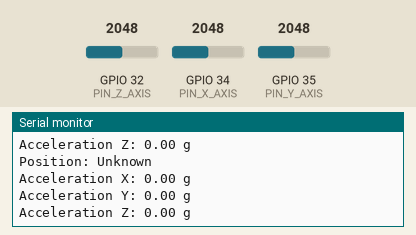
Bench run of a sketch on a simulated ESP32. Parts: the last lines printed to the serial monitor. Inputs (shaded band) come from the test bench; at power-on: GPIO 32 (PIN_Z_AXIS) = 2048, GPIO 34 (PIN_X_AXIS) = 2048, GPIO 35 (PIN_Y_AXIS) = 2048.

Above: at 1.8 s.
1.9 s: GPIO 32 (PIN_Z_AXIS) set to 2866
At 2.8 s:
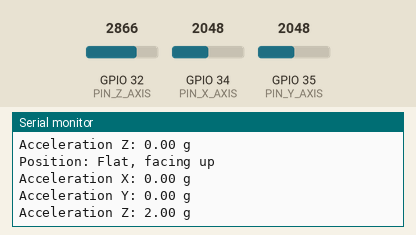
4.5 s: GPIO 32 (PIN_Z_AXIS) set to 1228
At 5.8 s:
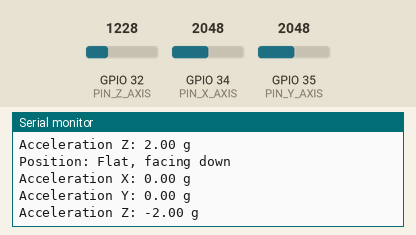
7.5 s: GPIO 34 (PIN_X_AXIS) set to 2866
At 8.5 s:
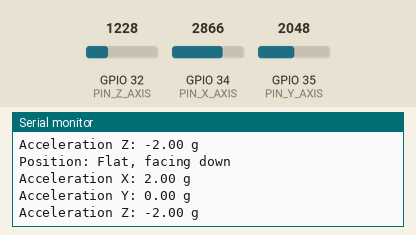
9.0 s: GPIO 32 (PIN_Z_AXIS) set to 2047
At 9.4 s:
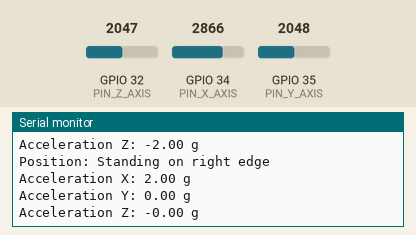
11.5 s: GPIO 34 (PIN_X_AXIS) set to 1228
At 12.9 s:
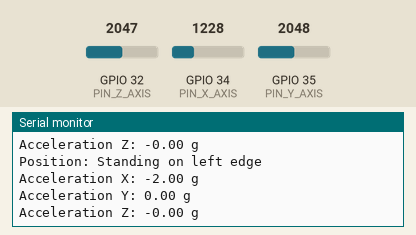
14.5 s: GPIO 35 (PIN_Y_AXIS) set to 2866
At 15.9 s:
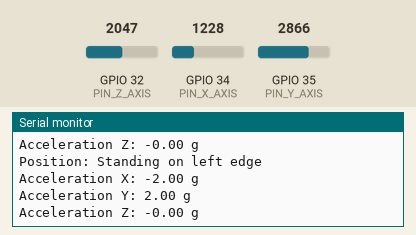
Timing chart, 0 to 17.0 s (numbered marks = the images above; inputs shaded):
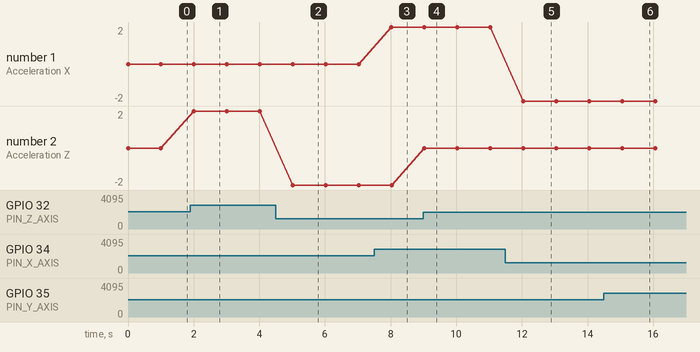

The sketch:

ADXL335_Sensor_Read.ino
```cpp
// Pin definitions for the ADXL335 sensor
#define PIN_X_AXIS 34  // X-axis connected to GPIO 34
#define PIN_Y_AXIS 35  // Y-axis connected to GPIO 35
#define PIN_Z_AXIS 32  // Z-axis connected to GPIO 32

// Constants for the ADXL335 sensor
const float referenceVoltage = 3.3;  // ESP32 is running at 3.3V
const int adcResolution = 4095;      // 12-bit ADC, resolution of 0-4095
const float zeroGVoltage = referenceVoltage / 2;  // 1.65V is the zero-g voltage
const float sensitivity = 0.330;  // Sensitivity of ADXL335 is 330 mV/g

void setup() {
  // Initialize Serial Monitor
  Serial.begin(115200);

  // Setup ADC pins as input
  pinMode(PIN_X_AXIS, INPUT);
  pinMode(PIN_Y_AXIS, INPUT);
  pinMode(PIN_Z_AXIS, INPUT);
}

void loop() {
  // Read raw analog values from ADXL335
  int rawX = analogRead(PIN_X_AXIS);
  int rawY = analogRead(PIN_Y_AXIS);
  int rawZ = analogRead(PIN_Z_AXIS);

  // Convert raw ADC values to voltage (0-3.3V)
  float voltageX = (rawX * referenceVoltage) / adcResolution;
  float voltageY = (rawY * referenceVoltage) / adcResolution;
  float voltageZ = (rawZ * referenceVoltage) / adcResolution;

  // Convert voltage to acceleration in g (g = (Vout - VzeroG) / sensitivity)
  float accelerationX = (voltageX - zeroGVoltage) / sensitivity;
  float accelerationY = (voltageY - zeroGVoltage) / sensitivity;
  float accelerationZ = (voltageZ - zeroGVoltage) / sensitivity;

  // Determine the board's orientation based on acceleration values
  String position = "Unknown";

  if (accelerationZ > 0.8) {
    position = "Flat, facing up";
  } else if (accelerationZ < -0.8) {
    position = "Flat, facing down";
  } else if (accelerationX > 0.8) {
    position = "Standing on right edge";
  } else if (accelerationX < -0.8) {
    position = "Standing on left edge";
  } else if (accelerationY > 0.8) {
    position = "Standing on bottom edge";
  } else if (accelerationY < -0.8) {
    position = "Standing on top edge";
  }

  // Print the position to the Serial Monitor
  Serial.print("Position: ");
  Serial.println(position);

  // Print the raw acceleration data for debugging
  Serial.print("Acceleration X: ");
  Serial.print(accelerationX);
  Serial.println(" g");

  Serial.print("Acceleration Y: ");
  Serial.print(accelerationY);
  Serial.println(" g");

  Serial.print("Acceleration Z: ");
  Serial.print(accelerationZ);
  Serial.println(" g");

  // Delay before the next reading
  delay(1000);
}
```

Measured:
- after the input at 1.9 s, the serial monitor: prints a new line after 0.11 s (image 1)
- after the input at 4.5 s, the serial monitor: prints a new line after 0.52 s (image 2)
- after the input at 7.5 s, the serial monitor: prints a new line after 0.53 s (image 3)
- after the input at 9.0 s, the serial monitor: prints a new line at once (image 4)
- after the input at 11.5 s, the serial monitor: prints a new line after 0.54 s (image 5)
- after the input at 14.5 s, the serial monitor: prints a new line after 0.56 s (image 6)
- plotted number 1: 0 → 2 after the input at 7.5 s, 2 → -2 after the input at 11.5 s
- plotted number 2: 0 → 2 after the input at 1.9 s, 2 → -2 after the input at 4.5 s
